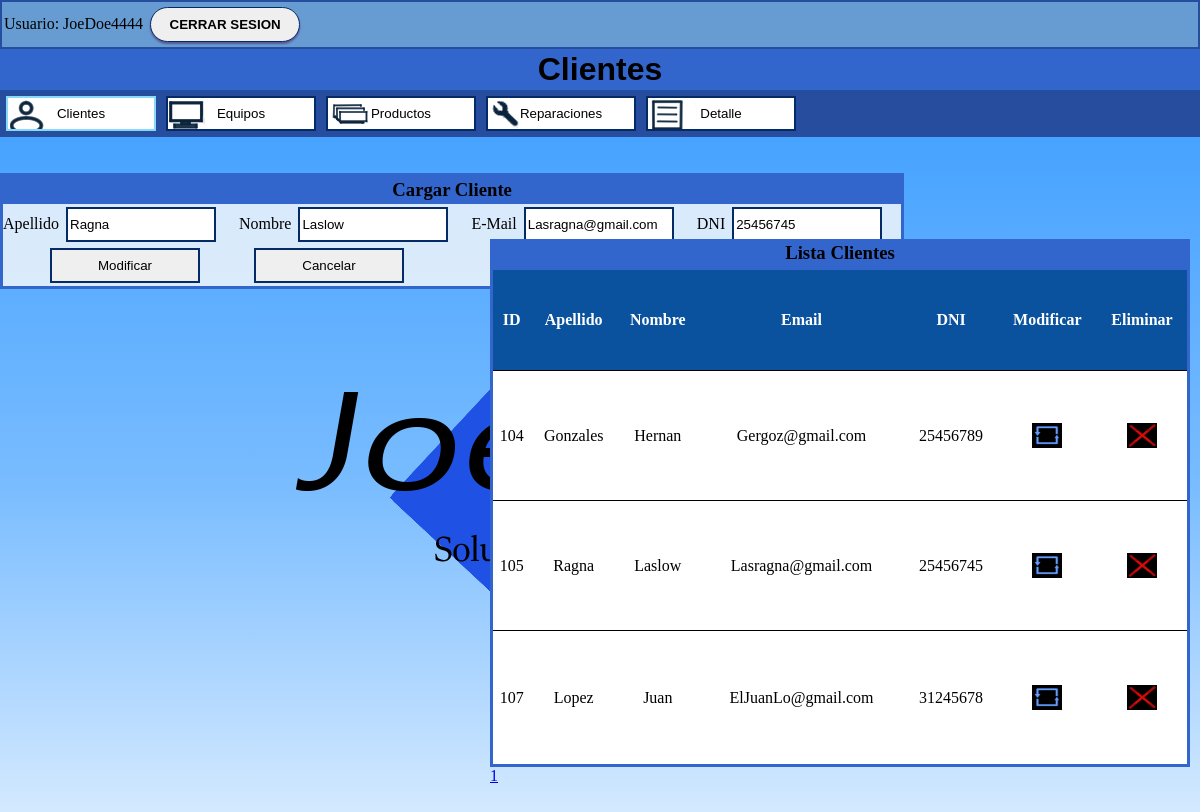
Screenshot of /menuCliente.php?mod=105 (signed in) with the database file from the repository.
### tables this page shows
CREATE TABLE `clientes` (
  `id_cliente` int(11) NOT NULL,
  `Apellido` varchar(20) NOT NULL,
  `Nombre` varchar(20) NOT NULL,
  `email` varchar(100) NOT NULL,
  `dni` int(11) DEFAULT NULL
);

### menuCliente.php (the view, shortened to what this page needs)
<?php
	$link = conectarse();
	if (isset($_GET['mod'])) {
		$id = $_GET['mod'];
		$sql="select * from clientes where id_cliente=$id";
		$resultado=$link->prepare($sql);
		$resultado -> execute();
		$acambiar = $resultado->fetch(PDO::FETCH_NUM);
	}
    $tam_pag=10;
    if(isset($_GET["Pagina"]))
	{
		if($_GET["Pagina"]==1)
		{
			header("location:menuCliente.php");
		}else
        {
            $pagina=$_GET["Pagina"];
        }
	}else{
		$pagina=1;
	}
	$empezar_desde=($pagina-1)*$tam_pag;
	$sql_total="Select * from clientes";
	$resultado= $link->prepare($sql_total);
	$resultado->execute(array());
	$num_filas=$resultado->rowCount();
	$total_paginas=ceil($num_filas/$tam_pag);
?>
<html>
<head>
	<link rel="stylesheet" type="text/css" href="miEstiloA.css">
</head>
<body>
	<h1 id="titulo"> Clientes </h1>
	<nav>
			<input class="acitvado" id="Cliente" type='button' value='Clientes' onClick='location="menuPrincipal.php"'  />
			<input id="Equipo" type='button' value='Equipos' onClick='location="menuEquipos.php"'  />
			<input id="Producto" type='button' value='Productos' onClick='location="menuProductos.php"'  />
			<input id="Reparacion" type='button' value='Reparaciones' onClick='location="menuReparaciones.php"'  />
            <input id="Detalle" type='button' value='Detalle' onClick='location="Detalle.php"' />
	</nav>
	<br></br>
	<section>
	<?php
	echo "<body>";
	?>
		<h3> Cargar Cliente </h3>
		<form id="Carga" action="menuCliente.php" method="post">
		Apellido <input type="text" name="apellido"
		value="<?php if(isset($_GET['mod'])) echo $acambiar[1]; else echo''; ?>"
		placeholder="Apellido" autofocus required maxlength ="20"> </input>
		&nbsp;&nbsp;&nbsp;
		Nombre <input type="text" name="name"
		value="<?php if(isset($_GET['mod'])) echo $acambiar[2]; else echo''; ?>" placeholder="Nombre" required maxlength ="20"> </input>
		&nbsp;&nbsp;&nbsp;
		E-Mail <input type="email" name="email"
		value="<?php if(isset($_GET['mod'])) echo $acambiar[3]; else echo''; ?>"
		placeholder="JoeDoe@..." required maxlength ="100"> </input>
		&nbsp;&nbsp;&nbsp;
		DNI <input type="text" name="dni"
		value="<?php if(isset($_GET['mod'])) echo $acambiar[4]; else echo''; ?>"
		placeholder="--------" required minlength="8" maxlength="8" > </input>
		&nbsp;&nbsp;&nbsp;<br>
		<input type="submit" name="<?php if(isset($_GET['mod'])) echo 'actualizar'; else echo 'insertar';?>"
		value="<?php if(isset($_GET['mod'])) echo 'Modificar'; else echo 'Crear';?>">
		<input type="button" name="cancelar" value="Cancelar" onClick="window.location.href = 'menuCliente.php'">
		</form>
	</section>
	<?php
	echo "<br></br>";
	echo "<section id='tabla'>";
	echo "<h3> Lista Clientes </h3>";
	$sql = "select * from clientes limit $empezar_desde, $tam_pag";
	$resultado = $link->prepare($sql);
	$resultado -> execute();
	if ( !($fila = $resultado->fetch(PDO::FETCH_NUM)) ) echo "<h3>Sin Clientes</h3>";
	else {	echo "<table>";
			echo '<tr id="tabhead">';
			echo "<th>ID</th>";
			echo "<th>Apellido</th>";
			echo "<th>Nombre</th>";
			echo "<th>Email</th>";
			echo "<th>DNI</th>";
			echo "<th>Modificar</th>";
			echo "<th>Eliminar</th>";
			echo "</tr>";
			echo "<tr>";
			echo "<td>$fila[0]</td>";
			echo "<td>$fila[1]</td>";
			echo "<td>$fila[2]</td>";
			echo "<td>$fila[3]</td>";
			echo "<td>$fila[4]</td>";
			echo		"<td><center><a href='menuCliente.php?mod=".$fila['0']."'><img src='Upd2.jpeg' width='30' height='25'></a></center></td>";
			echo		"<td><center><a href=\"javascript:preguntar('".$fila['0']."')\"><img src='Spr2.jpeg' width='30' height='25'></a></center></td>";
			echo "</tr>";
			while ( $fila = $resultado->fetch(PDO::FETCH_NUM) ) {
				echo "<tr>";
				echo "<td>$fila[0]</td>";
				echo "<td>$fila[1]</td>";
				echo "<td>$fila[2]</td>";
				echo "<td>$fila[3]</td>";
				echo "<td>$fila[4]</td>";
				echo		"<td><center><a href='menuCliente.php?mod=".$fila['0']."'><img src='Upd2.jpeg' width='30' height='25'></a></center></td>";
				echo		"<td><center><a href=\"javascript:preguntar('".$fila['0']."')\"><img src='Spr2.jpeg' width='30' height='25'></a></center></td>";
				echo "</tr>";
			}
			echo "</table>";
			for($i=1; $i<=$total_paginas; $i++){
            echo "<a href='?Pagina=" . $i . "'>" . $i . "</a>";
			}
			echo "</section>";
	}
?>
<?php
	echo "<br></br>";
?>
</body>
</html>

### miEstiloA.css (style rules this page uses)
* { margin:0px; }
body { background-image: url(Logo.png),linear-gradient(#39F,#79BCFF,#FFF); background-repeat: no-repeat; background-attachment: fixed; background-position:center; }
h1 { padding: 2px; background-color:#36C; font-family:Georgia, Helvetica, serif; display:flex; justify-content:center; align-items: center; }
h3 { margin: 0; padding: 0; background-color:#36C; display: flex; justify-content: center; align-items: center; border: 3px solid #36C; }
nav { background-color:#274E9E; padding: 3px; }
section { padding: 0px; position:absolute; box-shadow: inset 0 0 0 1000px rgba(250,250,250,0.8); border:3px solid #36C; }
table { padding:25px; border: 3px solid #36C; text-align:center; border-collapse: collapse; width: 700px; height: 500px; background:#FFF; }
#tabhead { background-color: #0A519E; color: #ffffff; text-align:center }
table tbody tr { border-bottom: 1px solid #000; }
#tabla { padding:30px; position: absolute; right: -20px; width: 700px; height: 700px; border:unset; background:unset; box-shadow:unset; }
input { width: 150px; height: 35px; margin: 3px; border:2.5px solid #052B67; }
.acitvado { border:2.5px solid #86D9F9; }
#Cliente { background-image:url(Cliente.png); }
#Equipo { background-image:url(Equipo.png); }
#Producto { background-image:url(Producto.png); }
#Reparacion { background-image:url(Reparacion.png); }
#Detalle { background-image:url(Detalle.png); }

### rows the page displays
clientes: apellido "Ragna", name "Laslow", email "Lasragna@gmail.com", dni "25456745", id_cliente "105", Apellido "Ragna", Nombre "Laslow"
clientes: id_cliente "104", Apellido "Gonzales", Nombre "Hernan", email "Gergoz@gmail.com", dni "25456789"
clientes: id_cliente "107", Apellido "Lopez", Nombre "Juan", email "ElJuanLo@gmail.com", dni "31245678"

### other values shown
$_SESSION["usu"] "JoeDoe4444"
